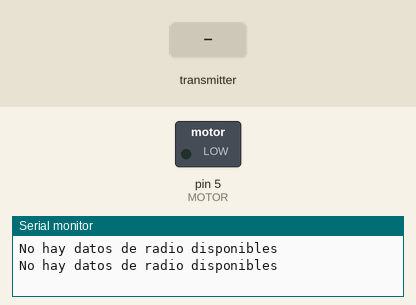
Bench run of a sketch on a simulated Arduino Uno, built with avr-gcc and run on an emulated ATmega328P. Parts: switched loads named in the sketch (green lamp = pin HIGH), the last lines printed to the serial monitor. The inputs (shaded band) are chosen by the test bench. No radio packets arrive unless stated.

Above: at 1.8 s.
1.9 s: the transmitter starts sending datos.0 = 25
At 2.9 s:
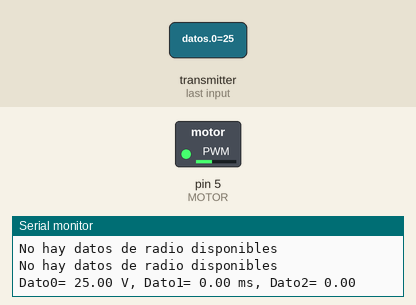
3.5 s: the transmitter starts sending datos.0 = 50
At 4.6 s:
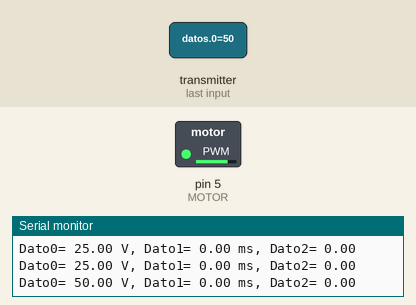
5.5 s: the transmitter starts sending datos.0 = 100
At 6.3 s:
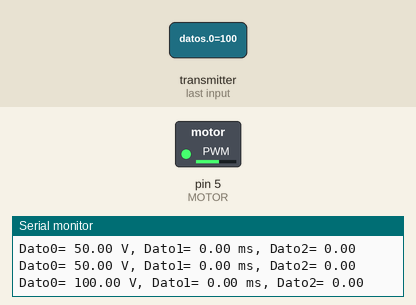
Timing chart, 0 to 8.5 s (numbered marks = the images above; inputs shaded):
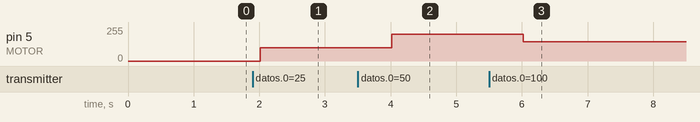

The sketch:

coche_rc_lado_remoto2.ino
```cpp
#include <SPI.h>
#include <nRF24L01.h>
#include <RF24.h>

//Declaremos los pines CE y el CSN
#define CE_PIN 8
#define CSN_PIN 10

int MOTOR = 5; //Pin del motor

int porcentaje;

//Variable con la dirección del canal que se va a leer
byte direccion[5] ={'c','a','n','a','l'};

//creamos el objeto radio (NRF24L01)
RF24 radio(CE_PIN, CSN_PIN);

//vector para los datos recibidos
float datos[3];

void setup()
{
  pinMode(MOTOR, OUTPUT);
 //inicializamos el NRF24L01
  radio.begin();
  //inicializamos el puerto serie
  Serial.begin(9600);

  //Abrimos el canal de Lectura
  radio.openReadingPipe(1, direccion);

    //empezamos a escuchar por el canal
  radio.startListening();

}

void loop() {
 uint8_t numero_canal;
 //if ( radio.available(&numero_canal) )
 if ( radio.available() )
 {
     //Leemos los datos y los guardamos en la variable datos[]
     radio.read(datos,sizeof(datos));

     porcentaje = map( datos[0], 0, 255, 0, 1023); //Conversion de los datos
     analogWrite (MOTOR, porcentaje); //Escritura en el pin motor

     //reportamos por el puerto serial los datos recibidos
     Serial.print("Dato0= " );
     Serial.print(datos[0]);
     Serial.print(" V, ");
     Serial.print("Dato1= " );
     Serial.print(datos[1]);
     Serial.print(" ms, ");
     Serial.print("Dato2= " );
     Serial.println(datos[2]);
 }
 else
 {
     Serial.println("No hay datos de radio disponibles");
 }
 delay(1000);
}
```

Measured:
- after the input at 1.9 s, pin 5 (MOTOR): 0/255 → 100/255 after 0.11 s
- after the input at 3.5 s, pin 5 (MOTOR): 100/255 → 200/255 after 0.52 s
- after the input at 5.5 s, pin 5 (MOTOR): 200/255 → 145/255 after 0.52 s
